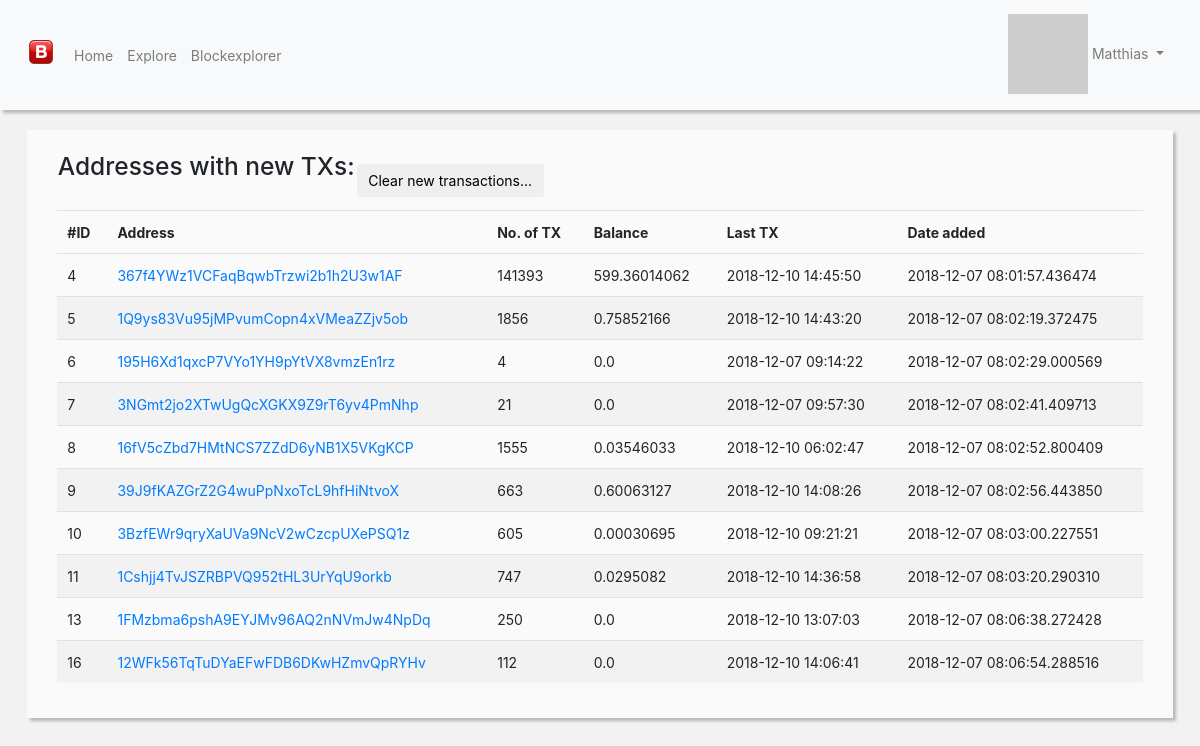
/newtx (signed in), run on the app's committed database.
### app/models.py (models this page shows, shortened)
class User(UserMixin, db.Model):
    id = db.Column(db.Integer, primary_key=True)
    username = db.Column(db.String(64), index=True, unique=True)
    email = db.Column(db.String(120), index=True, unique=True)
    password_hash = db.Column(db.String(128))
    posts = db.relationship('Post', backref='author', lazy='dynamic')
    about_me = db.Column(db.String(140))
    last_seen = db.Column(db.DateTime, default=datetime.utcnow)
    addresses = db.relationship('Address', backref='author', lazy='dynamic')
    followed = db.relationship(
        'User', secondary=followers,
        primaryjoin=(followers.c.follower_id == id),
        secondaryjoin=(followers.c.followed_id == id),
        backref=db.backref('followers', lazy='dynamic'), lazy='dynamic')
    followed_address = db.relationship(
        'Address', secondary = user_address_follow,
        backref = db.backref('tracked_addresses', lazy='dynamic'),lazy='dynamic')
    def avatar(self, size):
        digest = md5(self.username.lower().encode('utf-8')).hexdigest()
        return 'https://www.gravatar.com/avatar/{}?d=identicon&s={}'.format(
            digest, size)
    def tracked_addresses(self):
        return self.followed_address.filter(
                user_address_follow.c.user_id == self.id).all()
    def tracked_addresses_with_new_tx(self):
        return self.followed_address.filter(user_address_follow.c.new_tx == 1).all()

class Address(db.Model):
    id = db.Column(db.Integer, primary_key=True)
    address = db.Column(db.String(140))
    n_tx = db.Column(db.Integer)
    total_received = db.Column(db.String(140))
    total_sent = db.Column(db.String(140))
    last_tx = db.Column(db.DateTime, default=None)
    date_added = db.Column(db.DateTime, default=datetime.utcnow)
    balance = db.Column(db.String(140))
    comment = db.Column(db.String(280))
    user_id = db.Column(db.Integer, db.ForeignKey('user.id'))

### app/routes.py (the view)
@app.route('/newtx', methods=['GET', 'POST'])
@login_required
def show_newtx():
    form = NewTxSeenForm()
    if form.validate_on_submit():
        db.session.commit()
    return render_template('newtx.html', title='New transactions',
                           addresses=current_user.tracked_addresses_with_new_tx(), form=form)

### app/forms.py
class NewTxSeenForm(FlaskForm):
    submit = SubmitField('Clear new transactions...')

### app/models.py (called while the page is built)
@login.user_loader
def load_user(id):
    return User.query.get(int(id))

### app/routes.py (called while the page is built)
@app.before_request
def before_request():
    if current_user.is_authenticated:
        current_user.last_seen = datetime.utcnow()
        db.session.commit()

### app/templates/newtx.html
{% extends "base.html" %}
{% import 'bootstrap/wtf.html' as wtf %}
{% block app_content %}
<div class="container-fluid" style="width: 99%" id="content-address-details">
    <div class="container-fluid">
        <br>
        {% if addresses %}
        <table>
            <tr>
                <td>
                <h3>Addresses with new TXs:</h3><br></td>
                <td>
                    {% if form %}
                    {{ wtf.quick_form(form, method="POST")}}
                    {% endif %}
                </td>
            </tr>
        </table>
    {% include '_newtxlist.html' %}
        {% else %}
        <h3>Here seems to be nothing...</h3>
        <br>
        {% endif %}
        <br>
    </div>
</div>
{% endblock %}

### app/templates/base.html (shortened to what this page needs)
{% extends 'bootstrap/base.html' %}
{% block styles %}
    <link rel="stylesheet" href="https://maxcdn.bootstrapcdn.com/bootstrap/4.0.0/css/bootstrap.min.css">
    <link rel="stylesheet" href="{{ url_for('static', filename='style.css') }}">
 {% endblock %}
{% block navbar %}
<div class="container-full" id="custom-nav">
    <nav class="navbar navbar-light bg-light navbar-expand-lg" >
        <div class="container-fluid" style="width: 100%">
            <a class="navbar-brand" href="{{ url_for('index') }}">
                <img id="imagelogo" src="{{ url_for('static', filename='images/logo/logo.png') }}" style="padding-bottom: 6px">
            </a>
            <div class="collapse navbar-collapse" id="bs-example-navbar-collapse-1">
                <ul class="nav navbar-nav">
                    <li class="nav-item">
                        <a href="{{ url_for('index') }}" class="nav-link">Home</a>
                    </li>
                    <li class="nav-item">
                        <a href="{{ url_for('explore') }}" class="nav-link">Explore</a>
                    </li>
                    <li class="nav-item">
                        <a href="{{ url_for('block_explorer') }}" class="nav-link">Blockexplorer</a>
                    </li>
                </ul>
                <ul class="nav navbar-nav ml-auto">
                    {% if current_user.is_anonymous %}
                    <li class="nav-item">
                        <a href="{{ url_for('login') }}" class="nav-link">Login</a>
                    </li>
                    {% else %}
                    <li class="nav-item dropdown">
                        <a class="nav-link dropdown-toggle" href="#" id="navbarDropdown" role="button" data-toggle="dropdown" aria-haspopup="true" aria-expanded="false">
                            <img src="{{ current_user.avatar(15) }}" style="padding-bottom: 2px"> {{ current_user.username }}
                        </a>
                    </li>
                    {% endif %}
                </ul>
            </div>
        </div>
    </nav>
</div>
{% endblock %}
{% block content %}
<div class="container-full">
    <div class="container-fluid" style="width:99%">
        <div class="container-fluid" style="width: 95%; padding: 10px" >
        </div>
        <div class="container-full" id="main-content-frame" style="" >
        {% block app_content %}
        {% endblock %}
        </div>
    </div>
</div>
{% endblock %}

### app/templates/_newtxlist.html
<table class="table" style="width:100%">
        <tr>
            <th>
                #ID
            </th>
            <th>
                Address
            </th>
            <th>
                No. of TX
            </th>
            <th>
                Balance
            </th>
            <th>
                Last TX
            </th>
            <th>
                Date added
            </th>
        </tr>
    {% for address in addresses %}
        <tr id="address-table">
            <td>
                 {{ address.id }}
            </td>
            <td>
                <a href="/blockexplorer/address/{{ address.address }}">{{ address.address }} </a>
            </td>
            <td>
                {{ address.n_tx }}
            </td>
            <td>
                {{ address.balance }}
            </td>
            <td>
                {{ address.last_tx}}
            </td>
            <td>
                {{ address.date_added }}
            </td>
        </tr>
        {% endfor %}
    </table>

### app/static/style.css (style rules this page uses)
#address-table:nth-child(odd) { background-color: #f2f2f2; }
#custom-nav { -webkit-box-shadow: 3px 3px 3px rgb(184, 184, 184); -moz-box-shadow: 3px 3px 3px rgb(184, 184, 184); box-shadow: 3px 3px 3px rgb(184, 184, 184); z-index:999; }
html, body { height:100%; background-color: #f2f2f2; font-size: 14px; }
#content-address-details { -webkit-box-shadow: 3px 3px 3px rgb(184, 184, 184); -moz-box-shadow: 3px 3px 3px rgb(184, 184, 184); box-shadow: 3px 3px 3px rgb(184, 184, 184); z-index:999; background-color: rgb(250, 250, 250); }
tr { border-width: 0px; border: 0px; border-top: 0px; }

### data on the page
User: username "Matthias"
Address: id "4", address "367f4YWz1VCFaqBqwbTrzwi2b1h2U3w1AF", n_tx "141393", balance "599.36014062", last_tx "2018-12-10 14:45:50", date_added "2018-12-07 08:01:57.436474"
Address: id "5", address "1Q9ys83Vu95jMPvumCopn4xVMeaZZjv5ob", n_tx "1856", balance "0.75852166", last_tx "2018-12-10 14:43:20", date_added "2018-12-07 08:02:19.372475"
Address: id "6", address "195H6Xd1qxcP7VYo1YH9pYtVX8vmzEn1rz", n_tx "4", balance "0.0", last_tx "2018-12-07 09:14:22", date_added "2018-12-07 08:02:29.000569"
Address: id "7", address "3NGmt2jo2XTwUgQcXGKX9Z9rT6yv4PmNhp", n_tx "21", balance "0.0", last_tx "2018-12-07 09:57:30", date_added "2018-12-07 08:02:41.409713"
Address: id "8", address "16fV5cZbd7HMtNCS7ZZdD6yNB1X5VKgKCP", n_tx "1555", balance "0.03546033", last_tx "2018-12-10 06:02:47", date_added "2018-12-07 08:02:52.800409"
Address: id "9", address "39J9fKAZGrZ2G4wuPpNxoTcL9hfHiNtvoX", n_tx "663", balance "0.60063127", last_tx "2018-12-10 14:08:26", date_added "2018-12-07 08:02:56.443850"
Address: id "10", address "3BzfEWr9qryXaUVa9NcV2wCzcpUXePSQ1z", n_tx "605", balance "0.00030695", last_tx "2018-12-10 09:21:21", date_added "2018-12-07 08:03:00.227551"
Address: id "11", address "1Cshjj4TvJSZRBPVQ952tHL3UrYqU9orkb", n_tx "747", balance "0.0295082", last_tx "2018-12-10 14:36:58", date_added "2018-12-07 08:03:20.290310"
Address: id "13", address "1FMzbma6pshA9EYJMv96AQ2nNVmJw4NpDq", n_tx "250", balance "0.0", last_tx "2018-12-10 13:07:03", date_added "2018-12-07 08:06:38.272428"
Address: id "16", address "12WFk56TqTuDYaEFwFDB6DKwHZmvQpRYHv", n_tx "112", balance "0.0", last_tx "2018-12-10 14:06:41", date_added "2018-12-07 08:06:54.288516"
